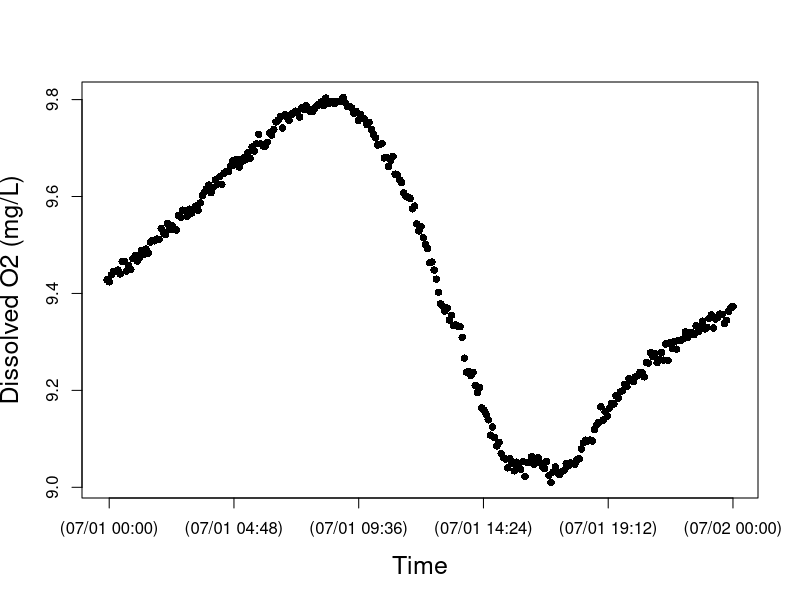
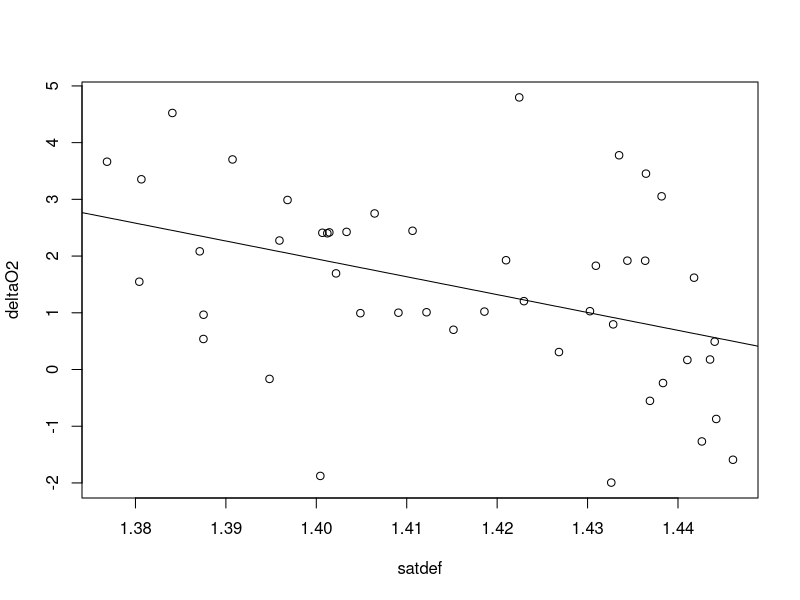
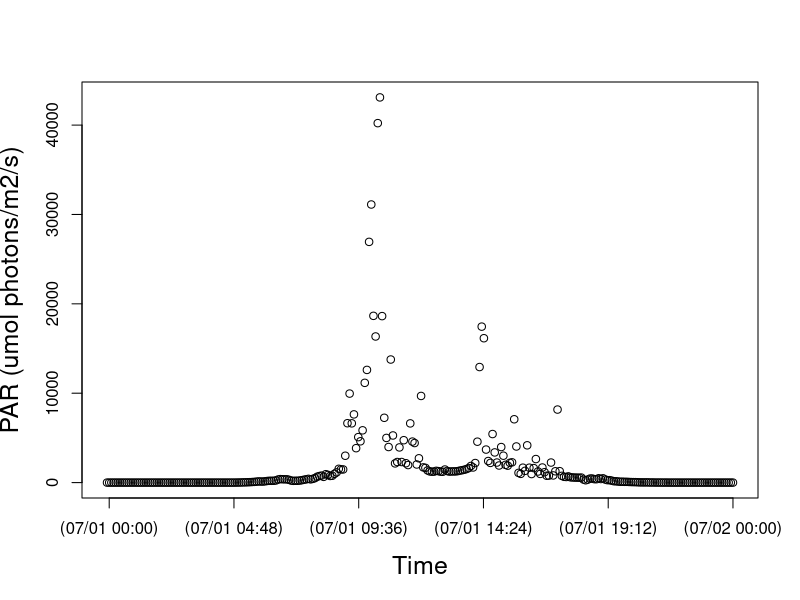
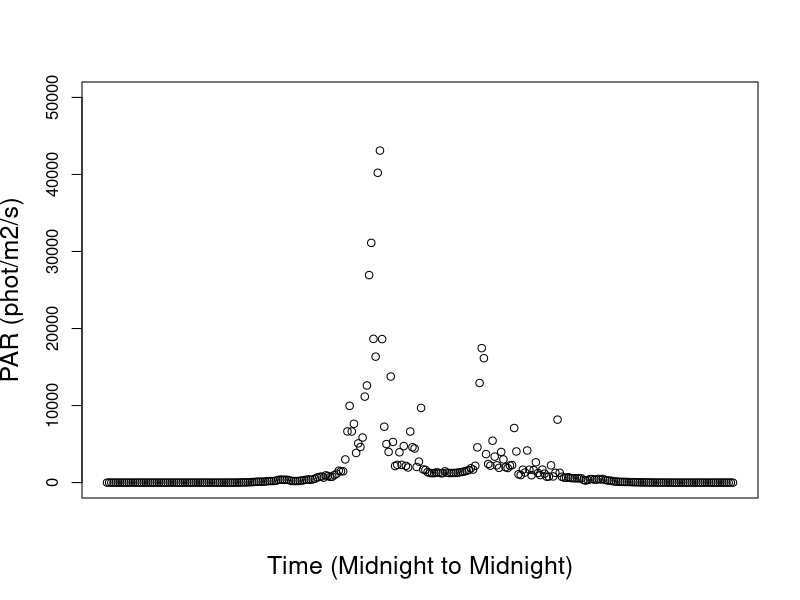
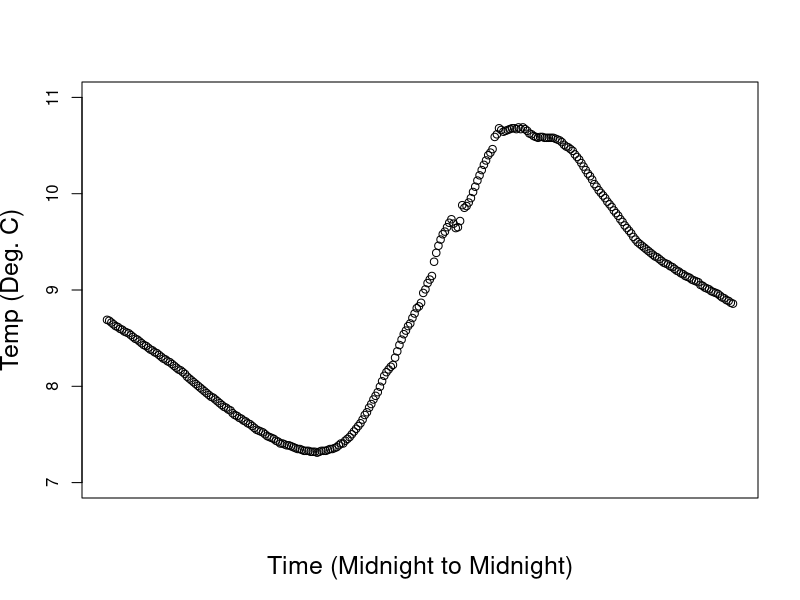
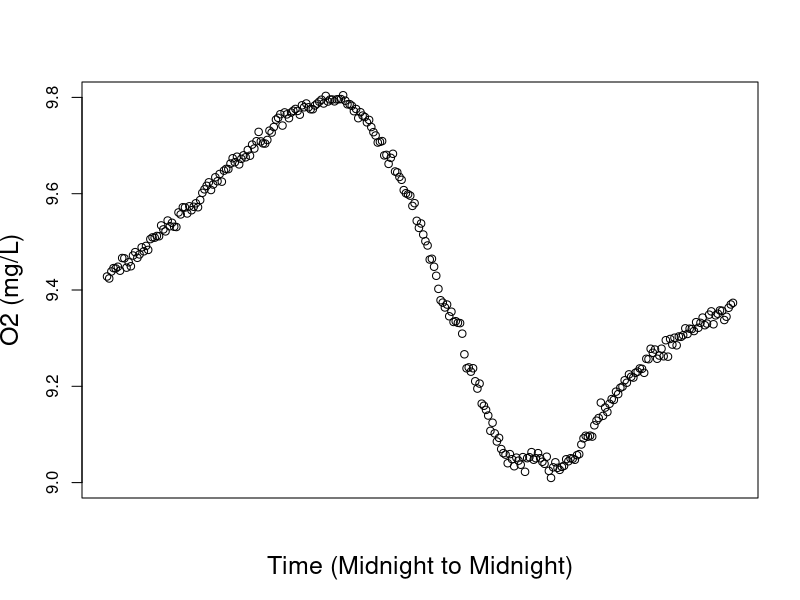
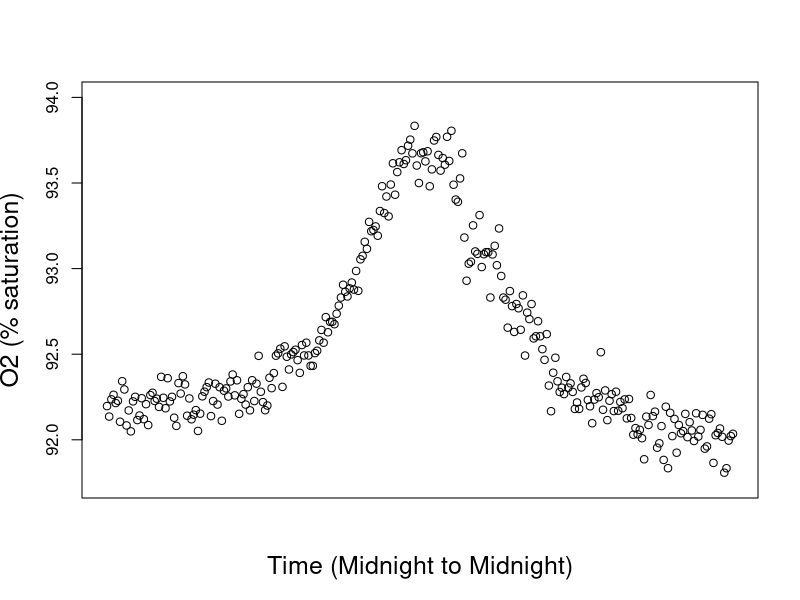
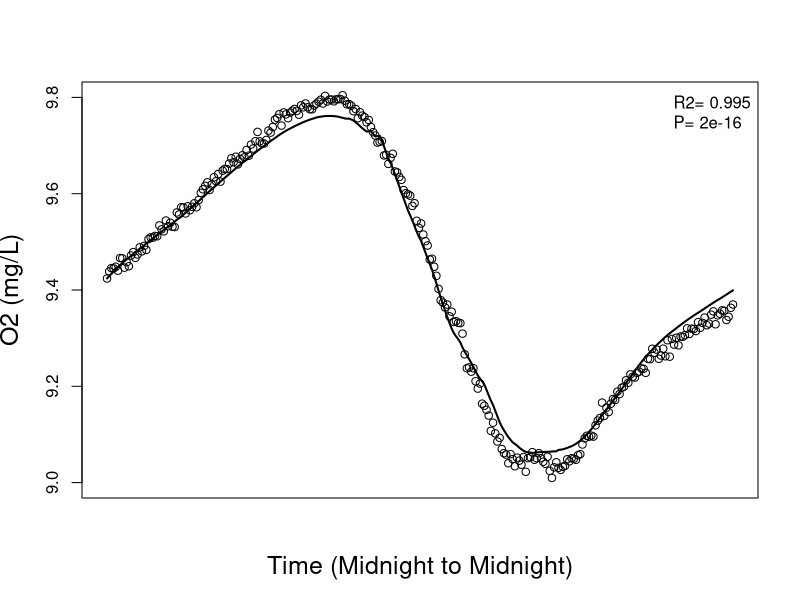

Recreate these plots in R, in order.
setwd("N:/Thesis")
install.packages("chron")
library(chron)
StreamData=read.table("SW30jun18_example.txt",header=TRUE)  	##time is in seconds since 1970 and in UTC
StreamData$dtime<-chron(StreamData$time/86400)-(7/24)
## Check new chron object dtime and O2 data
## here is where you can target and remove outliers if you want to check before running models 
plot(StreamData$dtime, StreamData$oxy,cex.lab=1.5,pch=16,xlab="Time",ylab="Dissolved O2 (mg/L)")
# END data important and management
# [2] LOAD O2 SATURATION FUNCTION

osat<- function(temp, bp) {
  
  tstd<-log((298.15-temp) / (273.15 + temp))
  
  a0<-2.00907
  a1<-3.22014
  a2<-4.0501
  a3<-4.94457
  a4<- -0.256847
  a5<- 3.88767
  
  u<-10^(8.10765-(1750.286/(235+temp)))
  
  sato<-(exp(a0 + a1*tstd + a2*tstd^2 + a3*tstd^3 + a4*tstd^4+a5*tstd^5))*((bp-u)/(760-u))*1.42905
  sato
}

#end of function
# END loading O2 SAT calc #
# [3] LOAD BAROMETRIC PRESSURE FUNCTION
## Function to correct barometric pressure for altitude. From Colt (2012).
## This function gives bp in mmHg for altitude given nearby measurement of standardized barometric pressure. 
## temp is degC 
## alt is m
## bpst is in inches of Hg and the sort of data you will find from U.S. weather stations.  Delete the *25.4 if you in the rest of the world where pressure is given in metric units
####function returns mm of Hg
bpcalc<- function(bpst, alt) {
  bpst*25.4*exp((-9.80665*0.0289644*alt)/(8.31447*(273.15+15)))
}
#end of function
# END loading BP calc function ####### 
# [4] LOAD GAS EXCHANGE (K) FUNCTIONS
# NOTE: The functions you use will depend on the methods used to estimate K (O2, propane, SF6). The temperature correction (Kcor) is embedded in the models below, but the Kcor function must be loaded into R before running the model.
# UNITS are day^(-1)
## This code does the opposite of Kcor below; it estimates K600 for KO2 at a given temperature. From Wanninkhof (1992).
K600fromO2<-function (temp, KO2) {
  ((600/(1800.6 - (120.1 * temp) + (3.7818 * temp^2) - (0.047608 * temp^3)))^-0.5) * KO2
}
#end of function
# This calculates K600 from K measured in a propane addition. From Raymond et al. (2012).
K600frompropane<-function (temp, Kpropane) {
  ((600/(2864 - (154.14 * temp) + (3.791 * temp^2) - (0.0379 * temp^3)))^-0.5) * Kpropane
}
#end of function
# This calculates K600 from K measured in a SF6 addition. From Raymond et al. (2012).
K600fromSF6<-function(temp, KSF6) {
  ((600/(3255.3-(217.13*temp)+(6.837*temp^2)-(0.08607*temp^3)))^-0.5)*KSF6
}
#end of function
# This function calculates KO2 at any given tempertaure from K600. via schmidt number scaling.  The scaling equation if From JÃ¤hne et al. (1987), Schmidt number conversions from Wanninkhof et al. 1992.
Kcor<-function (temp,K600){
  K600/(600/(1800.6-(temp*120.1)+(3.7818*temp^2)-(0.047608*temp^3)))^-0.5
}
#end of function
# END loading K functions
# [5] NIGHTTIME REGRESSION to estimate K -- OPTIONAL
### nighttime regression code to estimate K. Approach as in Hornberger and Kelly (1975).
## o2 file is your oxygen data (defined in subsetting)
## bp is barometric pressure in mm Hg for your site, 
## ts is the time step in MINUTES (not days as in metabolism code below)

nightreg<-function(o2file, bp, ts){
  
  temp<-o2file$temp
  oxy<-o2file$oxy
  
  # moving average on oxy data
  oxyf1<-filter(o2file$oxy,rep(1/3,3), sides=2)
  
  # trim the ends of the oxy data
  oxyf2<- oxyf1[c(-1,-length(oxyf1))]
  
  # calculate delO/delt; convert to units of days by ts in min-1*1440
  deltaO2<-((oxyf2[-1]-oxyf2[-length(oxyf2)])/ts)*1440
  
  # Trim the first two and last one from the temp data to match the filter oxy data
  temptrim<-temp[c(-2:-1,-length(temp))]
  
  # calc the dodef
  satdef<-osat(temptrim,bp)-oxyf2[-1]
  
  # fit linear model and plot using linear model fitting (lm) and abline functions in R stats package
  nreg<-lm(deltaO2~satdef)
  plot(satdef,deltaO2)
  abline(nreg)
  
  # use coef function in R stats package to get lm coefficients
  coeff<-coef(nreg)
  
  # output gives lm coeff and K600 (converted from nighttime regression estimate of KO2)
  out<-list(coeff, K600fromO2(mean(temp), coeff[2]))
  out
  
}
#end of function
# NOTE: this approach works better for some sites/dates than others; always check that your model fit is good and that your K600 estimate makes sense!
#Call as:  The first argument in the function defines when to pull data.  In this case on 10/27/204 (for spring creek) between 18:05 and 23:00

nightreg(StreamData[StreamData$dtime>=as.numeric(chron(dates="07/01/18", times="18:00:00")) & StreamData$dtime<=as.numeric(chron(dates="07/01/18", times="22:00:00")), ], bp=710, ts=5)
# END nighttime regression calculation of K #
# check that light makes sense
plot(StreamData$dtime, StreamData$light,cex.lab=1.5,xlab="Time",ylab="PAR (umol photons/m2/s)")
# END light
# [7] MODEL v1 - RIVERMETABK; solves for GPP, ER, AND K
##
# [7a] LOAD RIVERMETABK functions
###########################################

## VERSION 1 of possible metabolism model

##### now estimate metabolism

## parameter names (and units) for BOTH rivermetab functions (solving for or fixing K600):
## oxy.mod = modeled O2 (mg/L)
## oxy = O2 data (mg/L)
## MET[1] = GPP = estimated daily gross primary production (g O2 m-2 d-1); + flux of O2 production
## MET[2] = ER = estimated daily ecosystem respiration (g O2 m-2 d-1); - flux of O2 consumption 
## MET[3] = K = estimated K600 (d-1)
## z = estimated site depth (m)
## Kcor = KO2 corrected for temperature, calculated from K600 (d-1)
## bp = barometric pressure (mmHg)
## temp = water temperature (C)
## light = PAR data (or modlight from above light function)
## ts = time step of O2 data from logger (10 min intervals --> units are day, so 10/1440=0.06944)

# Model to calculate GPP, ER and K simultaneously
# This model is advantageous in the sense that one can estimate K from the data, but beware that it may be an overparameterized model.  
# Note that you have the opportunity below to use your light data or modeled light (here as data$light estimated for spring creek and french creek with the light model function above). You decide and modify the function and data names accordingly.

# rivermetabK is the master function that calls the MLE function (onestationmleK) and plotting function (onestationplot) below
rivermetabK<-function(o2file, z, bp, ts){
  
  ##pull data out of loaded o2file (subset in CALL function) and give it a name. 
  temp<-o2file$temp
  oxy<-o2file$oxy
  light<-o2file$light
  
  ##This calls onestationmleK (below) to calculate metabolism by non-linear minimization. We use nlm() function in R stats package; for more information see "help(nlm)"  The first argument is the function to be minimized, the second defines the starting values.  The function that is minimized (onestationmleK, see below) always has as its first argument, a vector of parameters (MET), and second argument a vector of starting values for those parameters, p=c(3,-5, 10).
  
  river.mle<-nlm(onestationmleK, p=c(3,-5, 10), oxy=oxy, z=z,temp=temp,light=light, bp=bp, ts=ts)
  
  ##plot modeled and measaured O2 given MLE estimates of GPP, ER, and K600.  It calls a function below onestationplot()
  
  onestationplot(GPP=river.mle$estimate[1], ER=river.mle$estimate[2],oxy=oxy,z=z,temp=temp,light=light, K=river.mle$estimate[3], bp=bp, ts=ts)
  
  ##return GPP, ER, K600, and MLE values
  b <- list(GPP=river.mle$estimate[1], ER=river.mle$estimate[2], K600=river.mle$estimate[3], neglogL=river.mle$minimum[1])
  b
}
# end of function
# This function returns the negative log likelihood value given O2 data and estimates of GPP, ER, and K (which is vector MET); is included in master rivermetabK function above
onestationmleK<-function(MET,temp, oxy, light, z, bp, ts) {
  
  # create new vector for modeled O2
  oxy.mod<-numeric(length(data))
  # give starting value from oxygen data; this is the only time O2 data is used to model GPP and ER
  oxy.mod[1]<-oxy[1]
  
  # this is the metabolism equation as in Van de Bogert et al 2007 L&OMethods
  for (i in 2:length(oxy)) {oxy.mod[i]<-oxy.mod[i-1]+((MET[1]/z)*(light[i]/sum(light)))+ MET[2]*ts/z+(Kcor(temp[i],MET[3]))*ts*(osat(temp[i],bp)-oxy.mod[i-1]) }
  
  ##below is MLE calculation; output is -log likelihood
  # diff in measured and modeled O2
  sqdiff<-(oxy-oxy.mod)^2 
  # likelihood function
  L <- length(oxy) * (log(((sum(sqdiff)/length(oxy))^0.5))+0.5*log(6.28)) + ((2*sum(sqdiff)/length(oxy))^-1) * sum(sqdiff)
  L
}
# end of function
# this function plots modeled O2 and O2 data from estimates of daily GPP, ER, and K; is included in master rivermetabK function above
# Calls same metabolism equation as in mle function, but plots modeled O2 as a function of GPP, ER, and K estimates from mle
# use this to visually assess your model estimates (should be good agreement between modeled and measured O2)
onestationplot<-function(GPP, ER, oxy, z, temp, K, light, bp, ts) {
  
  oxy.mod<-numeric(length(oxy))
  oxy.mod[1]<-oxy[1]
  
  # this is the metabolism equation as in Van de Bogert et al (2007) L&OMethods
  for (i in 2:length(oxy)) { oxy.mod[i]<-oxy.mod[i-1]+((GPP/z)*(light[i]/sum(light)))+ ER*ts/z+(Kcor(temp[i],K))*ts*(osat(temp[i],bp)-oxy.mod[i-1]) }
  
  plot(seq(1:length(oxy)),oxy.mod, type="l",xlab="Time", ylab="Dissolved oxygen  (mg/L)", cex.lab=1.5, cex.axis=1.5, lwd=2 )
  points(seq(1:length(oxy)),oxy)
}
# end of function

####### END LOADING rivermetabK function #
# [7b] CALL RIVERMETABK function
###########################################

## Call as:  z is depth in m, bp is im mmHg, ts is time steps in days.

# for spring creek data; 10/28/14
rivermetab<-function(o2file, z, bp, ts, K){
  
  ##pull data out of loaded o2file (subset in CALL function) and give it a name. 
  temp<-o2file$temp
  oxy<-o2file$oxy
  light<-o2file$light
  
  ##calculate metabolism by non linear minimization of MLE function (below)
  river.mle<-nlm(onestationmle, p=c(3,-5), oxy=oxy, z=z,temp=temp,light=light, bp=bp, ts=ts, K=K)
  
  ##plot data; uses same plot function as given for rivermetabK above (relisted below to keep each model as own unit)
  onestationplot(GPP=river.mle$estimate[1], ER=river.mle$estimate[2],oxy=oxy,z=z,temp=temp,light=light, K=K, bp=bp, ts=ts)
  
  ##return GPP, ER, and MLE value
  b<-list(GPP= river.mle$estimate[1], ER= river.mle$estimate[2],  neglogL= river.mle$minimum[1])
  b
}
# end of function

# function returns the likelihood value given O2 data and estimates of GPP, ER (which is vector MET); is included in master rivermetab function above; K600 is fixed
onestationmle<-function(MET,temp, oxy, light, z, bp, ts, K) {
  
  oxy.mod<-numeric(length(data))
  oxy.mod[1]<-oxy[1]
  
  # this is the metabolism equation as in Van de Bogert et al 2007 L&OMethods
  for (i in 2:length(oxy)) {oxy.mod[i]<-oxy.mod[i-1]+((MET[1]/z)*(light[i]/sum(light)))+ MET[2]*ts/z+(Kcor(temp[i],K))*ts*(osat(temp[i],bp)-oxy.mod[i-1]) }
  
  ## below is MLE calculation; output is likelihood
  # diff in measured and modeled O2
  sqdiff<-(oxy-oxy.mod)^2 
  # likelihood function
  L <- length(oxy)*(log(((sum(sqdiff)/length(oxy))^0.5)) +0.5*log(6.28)) + ((2*sum(sqdiff)/length(oxy))^-1)*sum(sqdiff)
  L
}
#end of function

# (As in rivermetabK)
# this function plots modeled O2 and O2 data from estimates of daily GPP and ER; is included in master rivermetab function above
# Calls same metabolism equation as in mle function, but plots modeled O2 as a function of GPP, ER estimates from mle
# use this to visually assess your model estimates (should be good agreement between modeled and measured O2)
onestationplot<-function(GPP, ER, oxy, z, temp, K, light, bp, ts) {
  
  oxy.mod<-numeric(length(oxy))
  oxy.mod[1]<-oxy[1]
  
  # this is the metabolism equation as in Van de Bogert et al (2007) L&OMethods
  for (i in 2:length(oxy)) { oxy.mod[i]<-oxy.mod[i-1]+((GPP/z)*(light[i]/sum(light)))+ ER*ts/z+(Kcor(temp[i],K))*ts*(osat(temp[i],bp)-oxy.mod[i-1]) }
  
  plot(seq(1:length(oxy)),oxy.mod, type="l",ylim=c(9,9.8),xlab="Time (Midnight to Midnight)", ylab="O2 (mg/L)", cex.lab=1.5,xaxt="n", lwd=2)
  points(seq(1:length(oxy)),oxy)
  
  legend("topright", legend=c("R2= 0.995", "P= 2e-16"),bty="n")
  
  
  print(summary(lm(oxy~oxy.mod)))
  
}
# end of function
####### END loading rivermetab function ####### 

plot(StreamData$dtime, StreamData$light,cex.lab=1.5,xaxt="n",ylim=c(0,50000),xlab="Time (Midnight to Midnight)",ylab="PAR (phot/m2/s)")
plot(StreamData$dtime, StreamData$temp,cex.lab=1.5,xaxt="n",ylim=c(7,11),xlab="Time (Midnight to Midnight)",ylab="Temp (Deg. C)")
plot(StreamData$dtime, StreamData$oxy,cex.lab=1.5,xaxt="n",ylim=c(9,9.8),xlab="Time (Midnight to Midnight)",ylab="O2 (mg/L)")
StreamData2=read.csv("SW30jun18_example.csv",header=TRUE)
StreamData2$dtime<-chron(StreamData2$time/86400)-(7/24)
plot(StreamData2$dtime, StreamData2$sat,cex.lab=1.5,xaxt="n",ylim=c(91.75,94),xlab="Time (Midnight to Midnight)",ylab="O2 (% saturation)")


rivermetabK(o2file=StreamData[ StreamData $dtime>=as.numeric(chron(
  dates="07/01/18", times="00:00:00")) & StreamData $dtime<=as.numeric(chron(
    dates="07/01/18", times="23:59:59")), ], 
  z=0.050, 
  bp=710, 
  ts=0.003472)
